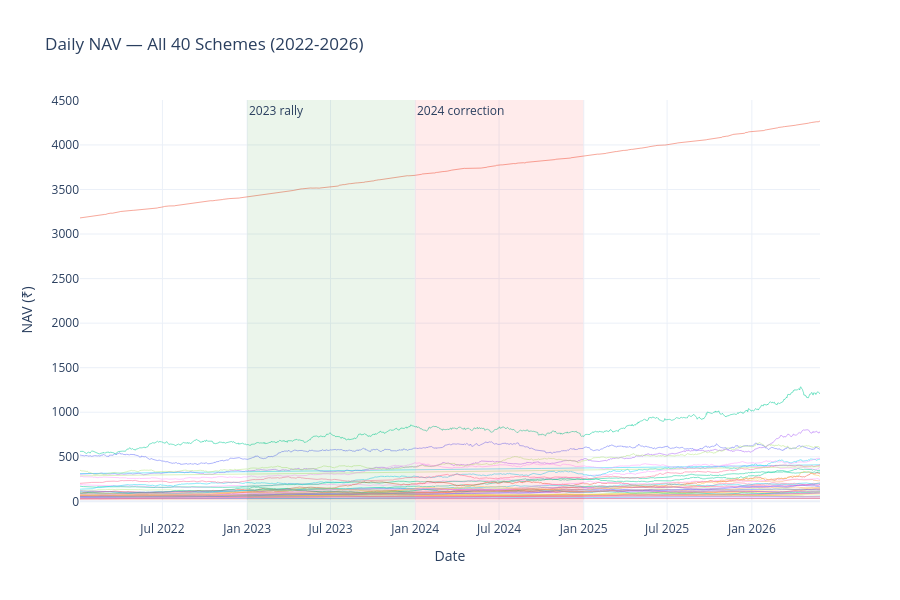

The notebook cell this image was saved under:
### Markdown cell above
## 1. NAV Trend Analysis

Daily NAV for all 40 schemes, 2022-2026, highlighting the 2023 rally and
2024 corrections.

### Code cell
fig = go.Figure()
for code_ in nav["amfi_code"].unique():
    series = nav[nav["amfi_code"] == code_]
    name_match = fund_master.loc[fund_master["amfi_code"] == code_, "scheme_name"]
    name = name_match.values[0] if len(name_match) else str(code_)
    fig.add_trace(go.Scatter(
        x=series["date"], y=series["nav"], mode="lines",
        name=name, line=dict(width=1), opacity=0.5, showlegend=False,
    ))

fig.add_vrect(x0="2023-01-01", x1="2023-12-31", fillcolor="green", opacity=0.08,
              annotation_text="2023 rally", annotation_position="top left", line_width=0)
fig.add_vrect(x0="2024-01-01", x1="2024-12-31", fillcolor="red", opacity=0.08,
              annotation_text="2024 correction", annotation_position="top left", line_width=0)

fig.update_layout(title="Daily NAV — All 40 Schemes (2022-2026)",
                   xaxis_title="Date", yaxis_title="NAV (₹)",
                   template="plotly_white", height=600)
fig.show()

### Figure 1 — Plotly figure (JSON) as saved in the notebook; plotly's stock layout.template omitted (floating-point values rounded to 4 significant figures; data arrays with more than 128 entries replaced by an {"elided": "..."} marker saying what was removed)
{"data": [{"line": {"width": 1}, "mode": "lines", "name": "HDFC Top 100 Fund - Regular Plan - Growth", "opacity": 0.5, "showlegend": false, "type": "scatter", "x": {"elided": "1150 str values"}, "y": {"elided": "1150 float values"}}, {"line": {"width": 1}, "mode": "lines", "name": "HDFC Short Term Debt Fund - Regular - Growth", "opacity": 0.5, "showlegend": false, "type": "scatter", "x": {"elided": "1150 str values"}, "y": {"elided": "1150 float values"}}, {"line": {"width": 1}, "mode": "lines", "name": "HDFC Mid-Cap Opportunities Fund - Regular - Growth", "opacity": 0.5, "showlegend": false, "type": "scatter", "x": {"elided": "1150 str values"}, "y": {"elided": "1150 float values"}}, {"line": {"width": 1}, "mode": "lines", "name": "ABSL Frontline Equity Fund - Regular - Growth", "opacity": 0.5, "showlegend": false, "type": "scatter", "x": {"elided": "1150 str values"}, "y": {"elided": "1150 float values"}}, {"line": {"width": 1}, "mode": "lines", "name": "ABSL Small Cap Fund - Regular - Growth", "opacity": 0.5, "showlegend": false, "type": "scatter", "x": {"elided": "1150 str values"}, "y": {"elided": "1150 float values"}}, {"line": {"width": 1}, "mode": "lines", "name": "ABSL Liquid Fund - Regular - Growth", "opacity": 0.5, "showlegend": false, "type": "scatter", "x": {"elided": "1150 str values"}, "y": {"elided": "1150 float values"}}, {"line": {"width": 1}, "mode": "lines", "name": "UTI Nifty 50 Index Fund - Regular - Growth", "opacity": 0.5, "showlegend": false, "type": "scatter", "x": {"elided": "1150 str values"}, "y": {"elided": "1150 float values"}}, {"line": {"width": 1}, "mode": "lines", "name": "UTI Mid Cap Fund - Regular - Growth", "opacity": 0.5, "showlegend": false, "type": "scatter", "x": {"elided": "1150 str values"}, "y": {"elided": "1150 float values"}}, {"line": {"width": 1}, "mode": "lines", "name": "UTI Flexi Cap Fund - Regular - Growth", "opacity": 0.5, "showlegend": false, "type": "scatter", "x": {"elided": "1150 str values"}, "y": {"elided": "1150 float values"}}, {"line": {"width": 1}, "mode": "lines", "name": "Nippon India Large Cap Fund - Regular - Growth", "opacity": 0.5, "showlegend": false, "type": "scatter", "x": {"elided": "1150 str values"}, "y": {"elided": "1150 float values"}}, {"line": {"width": 1}, "mode": "lines", "name": "Nippon India Large Cap Fund - Direct - Growth", "opacity": 0.5, "showlegend": false, "type": "scatter", "x": {"elided": "1150 str values"}, "y": {"elided": "1150 float values"}}, {"line": {"width": 1}, "mode": "lines", "name": "Nippon India Small Cap Fund - Regular - Growth", "opacity": 0.5, "showlegend": false, "type": "scatter", "x": {"elided": "1150 str values"}, "y": {"elided": "1150 float values"}}, {"line": {"width": 1}, "mode": "lines", "name": "Nippon India ETF Nifty 50 BeES", "opacity": 0.5, "showlegend": false, "type": "scatter", "x": {"elided": "1150 str values"}, "y": {"elided": "1150 float values"}}, {"line": {"width": 1}, "mode": "lines", "name": "Nippon India Gilt Securities Fund - Regular - Growth", "opacity": 0.5, "showlegend": false, "type": "scatter", "x": {"elided": "1150 str values"}, "y": {"elided": "1150 float values"}}, {"line": {"width": 1}, "mode": "lines", "name": "Axis Bluechip Fund - Regular - Growth", "opacity": 0.5, "showlegend": false, "type": "scatter", "x": {"elided": "1150 str values"}, "y": {"elided": "1150 float values"}}, {"line": {"width": 1}, "mode": "lines", "name": "Axis Bluechip Fund - Direct - Growth", "opacity": 0.5, "showlegend": false, "type": "scatter", "x": {"elided": "1150 str values"}, "y": {"elided": "1150 float values"}}, {"line": {"width": 1}, "mode": "lines", "name": "Axis Midcap Fund - Regular - Growth", "opacity": 0.5, "showlegend": false, "type": "scatter", "x": {"elided": "1150 str values"}, "y": {"elided": "1150 float values"}}, {"line": {"width": 1}, "mode": "lines", "name": "Axis Small Cap Fund - Regular - Growth", "opacity": 0.5, "showlegend": false, "type": "scatter", "x": {"elided": "1150 str values"}, "y": {"elided": "1150 float values"}}, {"line": {"width": 1}, "mode": "lines", "name": "SBI Magnum Gilt Fund - Regular Plan - Growth", "opacity": 0.5, "showlegend": false, "type": "scatter", "x": {"elided": "1150 str values"}, "y": {"elided": "1150 float values"}}, {"line": {"width": 1}, "mode": "lines", "name": "SBI Bluechip Fund - Regular Plan - Growth", "opacity": 0.5, "showlegend": false, "type": "scatter", "x": {"elided": "1150 str values"}, "y": {"elided": "1150 float values"}}, {"line": {"width": 1}, "mode": "lines", "name": "SBI Bluechip Fund - Direct Plan - Growth", "opacity": 0.5, "showlegend": false, "type": "scatter", "x": {"elided": "1150 str values"}, "y": {"elided": "1150 float values"}}, {"line": {"width": 1}, "mode": "lines", "name": "SBI Small Cap Fund - Regular Plan - Growth", "opacity": 0.5, "showlegend": false, "type": "scatter", "x": {"elided": "1150 str values"}, "y": {"elided": "1150 float values"}}, {"line": {"width": 1}, "mode": "lines", "name": "SBI Small Cap Fund - Direct Plan - Growth", "opacity": 0.5, "showlegend": false, "type": "scatter", "x": {"elided": "1150 str values"}, "y": {"elided": "1150 float values"}}, {"line": {"width": 1}, "mode": "lines", "name": "ICICI Pru Bluechip Fund - Regular - Growth", "opacity": 0.5, "showlegend": false, "type": "scatter", "x": {"elided": "1150 str values"}, "y": {"elided": "1150 float values"}}, {"line": {"width": 1}, "mode": "lines", "name": "ICICI Pru Bluechip Fund - Direct - Growth", "opacity": 0.5, "showlegend": false, "type": "scatter", "x": {"elided": "1150 str values"}, "y": {"elided": "1150 float values"}}, {"line": {"width": 1}, "mode": "lines", "name": "ICICI Pru Midcap Fund - Regular - Growth", "opacity": 0.5, "showlegend": false, "type": "scatter", "x": {"elided": "1150 str values"}, "y": {"elided": "1150 float values"}}, {"line": {"width": 1}, "mode": "lines", "name": "ICICI Pru Value Discovery Fund - Regular - Growth", "opacity": 0.5, "showlegend": false, "type": "scatter", "x": {"elided": "1150 str values"}, "y": {"elided": "1150 float values"}}, {"line": {"width": 1}, "mode": "lines", "name": "ICICI Pru Liquid Fund - Regular - Growth", "opacity": 0.5, "showlegend": false, "type": "scatter", "x": {"elided": "1150 str values"}, "y": {"elided": "1150 float values"}}, {"line": {"width": 1}, "mode": "lines", "name": "Kotak Bluechip Fund - Regular - Growth", "opacity": 0.5, "showlegend": false, "type": "scatter", "x": {"elided": "1150 str values"}, "y": {"elided": "1150 float values"}}, {"line": {"width": 1}, "mode": "lines", "name": "Kotak Emerging Equity Fund - Regular - Growth", "opacity": 0.5, "showlegend": false, "type": "scatter", "x": {"elided": "1150 str values"}, "y": {"elided": "1150 float values"}}, {"line": {"width": 1}, "mode": "lines", "name": "Kotak Flexicap Fund - Regular - Growth", "opacity": 0.5, "showlegend": false, "type": "scatter", "x": {"elided": "1150 str values"}, "y": {"elided": "1150 float values"}}, {"line": {"width": 1}, "mode": "lines", "name": "Kotak Liquid Fund - Regular - Growth", "opacity": 0.5, "showlegend": false, "type": "scatter", "x": {"elided": "1150 str values"}, "y": {"elided": "1150 float values"}}, {"line": {"width": 1}, "mode": "lines", "name": "HDFC Top 100 Fund - Direct Plan - Growth", "opacity": 0.5, "showlegend": false, "type": "scatter", "x": {"elided": "1150 str values"}, "y": {"elided": "1150 float values"}}, {"line": {"width": 1}, "mode": "lines", "name": "HDFC Mid-Cap Opportunities Fund - Direct - Growth", "opacity": 0.5, "showlegend": false, "type": "scatter", "x": {"elided": "1150 str values"}, "y": {"elided": "1150 float values"}}, {"line": {"width": 1}, "mode": "lines", "name": "Mirae Asset Large Cap Fund - Regular - Growth", "opacity": 0.5, "showlegend": false, "type": "scatter", "x": {"elided": "1150 str values"}, "y": {"elided": "1150 float values"}}, {"line": {"width": 1}, "mode": "lines", "name": "Mirae Asset Emerging Bluechip Fund - Regular - Growth", "opacity": 0.5, "showlegend": false, "type": "scatter", "x": {"elided": "1150 str values"}, "y": {"elided": "1150 float values"}}, {"line": {"width": 1}, "mode": "lines", "name": "Mirae Asset Tax Saver Fund - Regular - Growth", "opacity": 0.5, "showlegend": false, "type": "scatter", "x": {"elided": "1150 str values"}, "y": {"elided": "1150 float values"}}, {"line": {"width": 1}, "mode": "lines", "name": "DSP Top 100 Equity Fund - Regular - Growth", "opacity": 0.5, "showlegend": false, "type": "scatter", "x": {"elided": "1150 str values"}, "y": {"elided": "1150 float values"}}, {"line": {"width": 1}, "mode": "lines", "name": "DSP Midcap Fund - Regular - Growth", "opacity": 0.5, "showlegend": false, "type": "scatter", "x": {"elided": "1150 str values"}, "y": {"elided": "1150 float values"}}, {"line": {"width": 1}, "mode": "lines", "name": "DSP Small Cap Fund - Regular - Growth", "opacity": 0.5, "showlegend": false, "type": "scatter", "x": {"elided": "1150 str values"}, "y": {"elided": "1150 float values"}}], "layout": {"annotations": [{"showarrow": false, "text": "2023 rally", "x": "2023-01-01", "xanchor": "left", "xref": "x", "y": 1, "yanchor": "top", "yref": "y domain"}, {"showarrow": false, "text": "2024 correction", "x": "2024-01-01", "xanchor": "left", "xref": "x", "y": 1, "yanchor": "top", "yref": "y domain"}], "height": 600, "shapes": [{"fillcolor": "green", "line": {"width": 0}, "opacity": 0.08, "type": "rect", "x0": "2023-01-01", "x1": "2023-12-31", "xref": "x", "y0": 0, "y1": 1, "yref": "y domain"}, {"fillcolor": "red", "line": {"width": 0}, "opacity": 0.08, "type": "rect", "x0": "2024-01-01", "x1": "2024-12-31", "xref": "x", "y0": 0, "y1": 1, "yref": "y domain"}], "title": {"text": "Daily NAV — All 40 Schemes (2022-2026)"}, "xaxis": {"title": {"text": "Date"}}, "yaxis": {"title": {"text": "NAV (₹)"}}}}
